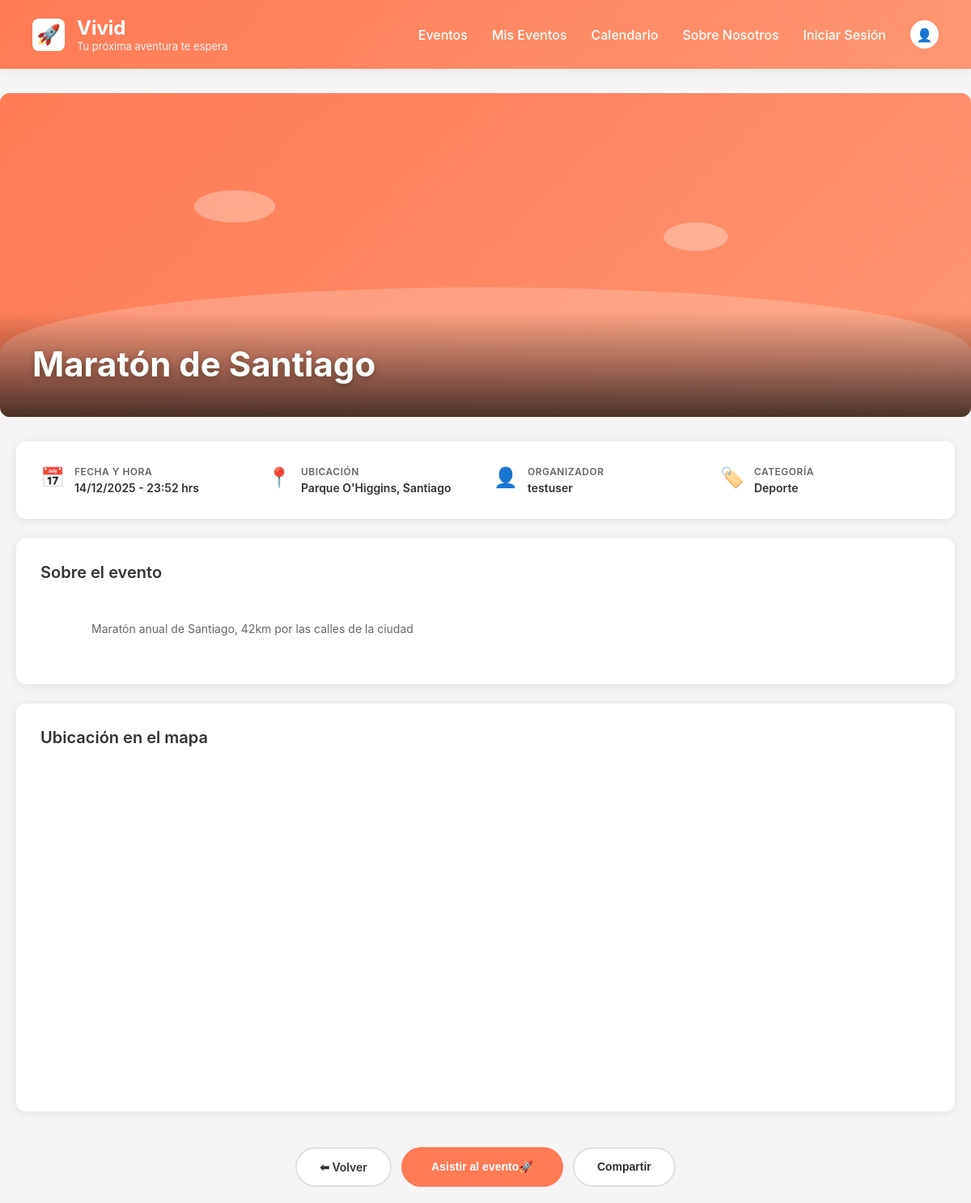
/evento/8/, run on the app's committed database.
### apps/events/models.py (models this page shows, shortened)
class Event(models.Model):
    name = models.CharField(max_length=250, verbose_name="Nombre")
    description = models.TextField(blank=True, verbose_name="Descripción")
    created = models.DateField(default=timezone.now, verbose_name="Creado")
    date = models.DateTimeField(verbose_name="Fecha del evento")
    location = models.CharField(max_length=300, blank=True, verbose_name="Ubicación")
    latitud = models.DecimalField(
        max_digits=9,
        decimal_places=6,
        null=True,
        blank=True,
        verbose_name="Latitud"
    )
    longitud = models.DecimalField(
        max_digits=9,
        decimal_places=6,
        null=True,
        blank=True,
        verbose_name="Longitud"
    )
    category = models.ForeignKey(
        Category,
        on_delete=models.SET_NULL,
        null=True,
        blank=True,
        verbose_name="Categoría"
    )
    owner = models.ForeignKey(
        settings.AUTH_USER_MODEL,
        on_delete=models.CASCADE,
        related_name='eventos_creados',
        verbose_name="Organizador"
    )
    attendees = models.ManyToManyField(
        settings.AUTH_USER_MODEL,
        through='HasSubs',
        related_name='eventos_asistiendo',
        blank=True,
        verbose_name="Asistentes"
    )
    photo = models.ImageField(
        upload_to='events/',
        blank=True,
        null=True,
        verbose_name="Foto principal"
    )
    tags = models.CharField(
        max_length=200,
        blank=True,
        help_text="Tags separados por espacios",
        verbose_name="Etiquetas"
    )
    class Meta:
        ordering = ['-date']
        verbose_name = "Evento"
        verbose_name_plural = "Eventos"

class Category(models.Model):
    cat_id = models.BigAutoField(primary_key=True)
    category = models.CharField(max_length=50, verbose_name="Categoría")
    class Meta:
        verbose_name = "Categoría"
        verbose_name_plural = "Categorías"

### apps/users/models.py (models this page shows)
class User(AbstractUser):
    user_id = models.BigAutoField(primary_key=True)
    photo = models.ImageField(upload_to="profile_pics/", blank=True, null=True)

### apps/events/views.py (the view)
# urls.py: path('evento/<int:event_id>/', views.event_detail, name='event_detail'),
def event_detail(request, event_id):
    evento = get_object_or_404(Event, id=event_id)
    imagenes_adicionales = evento.images.all()
    context = {
        'evento': evento,
        'imagenes_adicionales': imagenes_adicionales,
    }
    return render(request, 'events/event_detail.html', context)

### apps/events/templates/events/event_detail.html (shortened to what this page needs)
{% extends 'events/base.html' %}
{% load static %}
{% block extra_css %}
<link rel="stylesheet" href="{% static 'events/css/event_detail.css' %}">
{% endblock %}
{% block content %}
<div class="detail-container">
    <div class="detail-hero">
        {% if evento.photo %}
            <img src="{{ evento.photo.url }}" alt="{{ evento.name }}" class="hero-image">
        {% else %}
            <div class="hero-placeholder">
                <div class="cloud cloud1"></div>
                <div class="cloud cloud2"></div>
                <div class="hill"></div>
            </div>
        {% endif %}
        <div class="hero-overlay">
            <h1 class="detail-title">{{ evento.name }}</h1>
        </div>
    </div>
    <div class="detail-content">
        <div class="detail-section">
            <div class="info-grid">
                <div class="info-item">
                    <span class="info-icon">📅</span>
                    <div class="info-text">
                        <span class="info-label">Fecha y hora</span>
                        <span class="info-value">{{ evento.date|date:"d/m/Y - H:i" }} hrs</span>
                    </div>
                </div>
                <div class="info-item">
                    <span class="info-icon">📍</span>
                    <div class="info-text">
                        <span class="info-label">Ubicación</span>
                        <span class="info-value">{{ evento.location|default:"Sin ubicación especificada" }}</span>
                    </div>
                </div>
                <div class="info-item">
                    <span class="info-icon">👤</span>
                    <div class="info-text">
                        <span class="info-label">Organizador</span>
                        <span class="info-value">{{ evento.owner.username }}</span>
                    </div>
                </div>
                {% if evento.category %}
                <div class="info-item">
                    <span class="info-icon">🏷️</span>
                    <div class="info-text">
                        <span class="info-label">Categoría</span>
                        <span class="info-value">{{ evento.category.category }}</span>
                    </div>
                </div>
                {% endif %}
            </div>
        </div>
        <div class="detail-section">
            <h2 class="section-title">Sobre el evento</h2>
            <p class="detail-description">
                {{ evento.description|default:"Sin descripción disponible" }}
            </p>
        </div>
        {% if evento.latitud and evento.longitud %}
        <div class="detail-section">
            <h2 class="section-title">Ubicación en el mapa</h2>
            <div id="detail-map"
                 data-lat="{{ evento.latitud }}"
                 data-lng="{{ evento.longitud }}">
            </div>
        </div>
        {% endif %}
        <div class="detail-actions">
            <a href="{% url 'events:event_list' %}" class="btn-back">
                ⬅ Volver
            </a>
            <button class="btn-attend">
                Asistir al evento🚀
            </button>
            <button class="btn-share">
                Compartir
            </button>
        </div>
    </div>
</div>
{% endblock %}

### apps/events/static/events/css/base.css (style rules this page uses)
* { margin: 0; padding: 0; box-sizing: border-box; }
body { font-family: -apple-system, BlinkMacSystemFont, 'Segoe UI', Roboto, Oxygen, Ubuntu, Cantarell, sans-serif; background-color: #f5f5f5; overflow-x: hidden; }
:root { --primary-color: #FF7B54; --primary-hover: #FF6B44; --primary-light: #FF9671; --text-dark: #333; --text-medium: #666; --text-light: #888; --background-light: #f5f5f5; --white: #ffffff; --shadow-sm: 0 2px 8px rgba(0,0,0,0.08); --shadow-md: 0 4px 12px rgba(0,0,0,0.12); --shadow-lg: 0 4px 20px rgba(0,0,0,0.15); }

### apps/events/static/events/css/event_detail.css (style rules this page uses)
.detail-container { max-width: 1200px; margin: 30px auto -90px; padding: 0; }
.detail-hero { position: relative; width: 100%; height: 400px; overflow: hidden; border-radius: 12px; margin-bottom: 30px; }
.hero-placeholder { width: 100%; height: 100%; background: linear-gradient(135deg, #FF7B54 0%, #FF9671 100%); position: relative; }
.hero-placeholder .cloud { position: absolute; background: rgba(255,255,255,0.3); border-radius: 50%; }
.hero-placeholder .cloud1 { width: 100px; height: 40px; top: 30%; left: 20%; }
.hero-placeholder .cloud2 { width: 80px; height: 35px; top: 40%; right: 25%; }
.hero-placeholder .hill { position: absolute; bottom: 0; width: 100%; height: 40%; background: rgba(255,255,255,0.2); border-radius: 50% 50% 0 0; }
.hero-overlay { position: absolute; bottom: 0; left: 0; right: 0; padding: 40px; background: linear-gradient(to top, rgba(0,0,0,0.7), transparent); }
.detail-title { color: white; font-size: 42px; font-weight: 700; margin: 0; text-shadow: 0 2px 8px rgba(0,0,0,0.3); }
.detail-content { padding: 0 20px; }
.detail-section { background: white; padding: 30px; border-radius: 12px; margin-bottom: 24px; box-shadow: 0 2px 12px rgba(0,0,0,0.08); }
.section-title { font-size: 20px; font-weight: 600; color: #333; margin: 0 0 20px 0; }
.info-grid { display: grid; grid-template-columns: repeat(auto-fit, minmax(250px, 1fr)); gap: 20px; }
.info-item { display: flex; align-items: flex-start; gap: 12px; }
.info-icon { font-size: 24px; flex-shrink: 0; }
.info-text { display: flex; flex-direction: column; gap: 4px; }
.info-label { font-size: 12px; color: #666; font-weight: 600; text-transform: uppercase; letter-spacing: 0.5px; }
.info-value { font-size: 14px; color: #333; font-weight: 600; }
.detail-description { font-size: 14px; line-height: 1.8; color: #666; margin: 0; white-space: pre-wrap; }
#detail-map { width: 100%; height: 400px; border-radius: 8px; overflow: hidden; }
.detail-actions { display: flex; gap: 12px; padding: 20px; justify-content: center; flex-wrap: wrap; }
.btn-back, .btn-attend, .btn-share { padding: 14px 28px; border: none; border-radius: 25px; font-size: 14px; font-weight: 600; cursor: pointer; transition: all 0.3s ease; text-decoration: none; display: inline-flex; align-items: center; gap: 8px; }
.btn-back { background: white; color: #333; border: 2px solid #e0e0e0; }
.btn-attend { background: #FF7B54; color: white; flex: 1; max-width: 200px; justify-content: center; }
.btn-share { background: white; color: #333; border: 2px solid #e0e0e0; }

### data on the page
Event: name "Maratón de Santiago", date "14/12/2025 - 23:52", location "Parque O'Higgins, Santiago", owner.username "testuser", category.category "Deporte", description "Maratón anual de Santiago, 42km por las calles de la ciudad"
